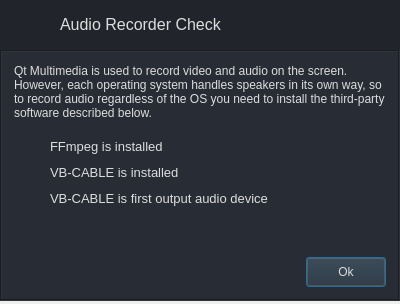
<?xml version="1.0" encoding="UTF-8"?>
<ui version="4.0">
 <class>audio_recording_checker_dialog</class>
 <widget class="QDialog" name="audio_recording_checker_dialog">
  <property name="geometry">
   <rect>
    <x>0</x>
    <y>0</y>
    <width>400</width>
    <height>304</height>
   </rect>
  </property>
  <property name="minimumSize">
   <size>
    <width>400</width>
    <height>0</height>
   </size>
  </property>
  <property name="maximumSize">
   <size>
    <width>16777215</width>
    <height>16777215</height>
   </size>
  </property>
  <property name="windowTitle">
   <string>FIT Audio Recorder Checker</string>
  </property>
  <property name="styleSheet">
   <string notr="true">QWidget{
	color: rgb(221, 221, 221);
}

/* Content App */
#content_top_bg{	
	background-color: rgb(33, 37, 43);
}

/* Top Buttons */
#right_buttons .QPushButton { background-color: rgba(255, 255, 255, 0); border: none;  border-radius: 5px; }
#right_buttons .QPushButton:hover { background-color: rgb(44, 49, 57); border-style: solid; border-radius: 4px; }
#right_buttons .QPushButton:pressed { background-color: rgb(23, 26, 30); border-style: solid; border-radius: 4px; }

/* CheckBox */
QCheckBox::indicator {
    border: 3px solid rgb(52, 59, 72);
	width: 15px;
	height: 15px;
	border-radius: 10px;
    background: rgb(44, 49, 60);
    margin:0px 3px 0px 3px;
}
QCheckBox::indicator:hover {
    border: 3px solid rgb(58, 66, 81);
}
QCheckBox::indicator:checked {
    background: 3px solid rgb(52, 59, 72);
	border: 3px solid rgb(52, 59, 72);	
	background-image: url(:/icons/cil-check-alt.png);
}

QCheckBox::disabled {color: rgba(255, 255, 255, 10%) }
</string>
  </property>
  <widget class="QFrame" name="content_box">
   <property name="geometry">
    <rect>
     <x>0</x>
     <y>50</y>
     <width>400</width>
     <height>251</height>
    </rect>
   </property>
   <property name="minimumSize">
    <size>
     <width>400</width>
     <height>0</height>
    </size>
   </property>
   <property name="styleSheet">
    <string notr="true">background-color: rgb(40, 44, 52);</string>
   </property>
   <property name="frameShape">
    <enum>QFrame::Box</enum>
   </property>
   <property name="frameShadow">
    <enum>QFrame::Sunken</enum>
   </property>
   <layout class="QVBoxLayout" name="content_box_layout">
    <property name="leftMargin">
     <number>12</number>
    </property>
    <property name="topMargin">
     <number>12</number>
    </property>
    <property name="rightMargin">
     <number>12</number>
    </property>
    <property name="bottomMargin">
     <number>12</number>
    </property>
    <item>
     <widget class="QLabel" name="disclaimer">
      <property name="text">
       <string>Qt Multimedia is used to record video and audio on the screen. However, each operating system handles speakers in its own way, so to record audio regardless of the OS you need to install the third-party software described below.</string>
      </property>
      <property name="wordWrap">
       <bool>true</bool>
      </property>
     </widget>
    </item>
    <item>
     <spacer name="verticalSpacer">
      <property name="orientation">
       <enum>Qt::Vertical</enum>
      </property>
      <property name="sizeHint" stdset="0">
       <size>
        <width>20</width>
        <height>10</height>
       </size>
      </property>
     </spacer>
    </item>
    <item>
     <layout class="QHBoxLayout" name="ffmpeg_box">
      <property name="rightMargin">
       <number>0</number>
      </property>
      <property name="bottomMargin">
       <number>0</number>
      </property>
      <item>
       <widget class="QLabel" name="ffmpeg_installed_img">
        <property name="minimumSize">
         <size>
          <width>20</width>
          <height>20</height>
         </size>
        </property>
        <property name="maximumSize">
         <size>
          <width>20</width>
          <height>20</height>
         </size>
        </property>
        <property name="text">
         <string/>
        </property>
        <property name="pixmap">
         <pixmap resource="resources.qrc">:/icons/icons/green-mark.png</pixmap>
        </property>
       </widget>
      </item>
      <item>
       <layout class="QVBoxLayout" name="ffmpeg_text_box">
        <property name="leftMargin">
         <number>10</number>
        </property>
        <property name="bottomMargin">
         <number>0</number>
        </property>
        <item>
         <widget class="QLabel" name="ffmpeg_installed_msg">
          <property name="styleSheet">
           <string notr="true">font-size: 13px;</string>
          </property>
          <property name="text">
           <string>FFmpeg is installed</string>
          </property>
          <property name="alignment">
           <set>Qt::AlignLeading|Qt::AlignLeft|Qt::AlignTop</set>
          </property>
          <property name="wordWrap">
           <bool>true</bool>
          </property>
         </widget>
        </item>
       </layout>
      </item>
     </layout>
    </item>
    <item>
     <layout class="QHBoxLayout" name="vb_cable_box_installed">
      <property name="rightMargin">
       <number>0</number>
      </property>
      <property name="bottomMargin">
       <number>0</number>
      </property>
      <item>
       <widget class="QLabel" name="vb_cable_installed_img">
        <property name="minimumSize">
         <size>
          <width>20</width>
          <height>20</height>
         </size>
        </property>
        <property name="maximumSize">
         <size>
          <width>20</width>
          <height>20</height>
         </size>
        </property>
        <property name="text">
         <string/>
        </property>
        <property name="pixmap">
         <pixmap resource="resources.qrc">:/icons/icons/green-mark.png</pixmap>
        </property>
       </widget>
      </item>
      <item>
       <layout class="QVBoxLayout" name="vb_cable_text_box">
        <property name="leftMargin">
         <number>10</number>
        </property>
        <property name="bottomMargin">
         <number>0</number>
        </property>
        <item>
         <widget class="QLabel" name="vb_cable_installed_msg">
          <property name="styleSheet">
           <string notr="true">font-size: 13px;</string>
          </property>
          <property name="text">
           <string>VB-CABLE is installed</string>
          </property>
          <property name="alignment">
           <set>Qt::AlignLeading|Qt::AlignLeft|Qt::AlignTop</set>
          </property>
          <property name="wordWrap">
           <bool>true</bool>
          </property>
         </widget>
        </item>
       </layout>
      </item>
     </layout>
    </item>
    <item>
     <widget class="QFrame" name="vb_cable_box_first_output_audio_device">
      <layout class="QHBoxLayout" name="vb_cable_box_first_output_audio_device_layout">
       <property name="leftMargin">
        <number>0</number>
       </property>
       <property name="topMargin">
        <number>0</number>
       </property>
       <property name="rightMargin">
        <number>0</number>
       </property>
       <property name="bottomMargin">
        <number>0</number>
       </property>
       <item>
        <widget class="QLabel" name="vb_cable_first_output_audio_device_img">
         <property name="minimumSize">
          <size>
           <width>20</width>
           <height>20</height>
          </size>
         </property>
         <property name="maximumSize">
          <size>
           <width>20</width>
           <height>20</height>
          </size>
         </property>
         <property name="text">
          <string/>
         </property>
         <property name="pixmap">
          <pixmap resource="resources.qrc">:/icons/icons/green-mark.png</pixmap>
         </property>
        </widget>
       </item>
       <item>
        <layout class="QVBoxLayout" name="vb_cable_text_box_first_output_audio_device">
         <property name="leftMargin">
          <number>10</number>
         </property>
         <property name="bottomMargin">
          <number>0</number>
         </property>
         <item>
          <widget class="QLabel" name="vb_cable_first_output_audio_device_msg">
           <property name="styleSheet">
            <string notr="true">font-size: 13px;</string>
           </property>
           <property name="text">
            <string>VB-CABLE is first output audio device</string>
           </property>
           <property name="alignment">
            <set>Qt::AlignLeading|Qt::AlignLeft|Qt::AlignTop</set>
           </property>
           <property name="wordWrap">
            <bool>true</bool>
           </property>
          </widget>
         </item>
        </layout>
       </item>
      </layout>
     </widget>
    </item>
    <item>
     <spacer name="vertical_spacer">
      <property name="orientation">
       <enum>Qt::Vertical</enum>
      </property>
      <property name="sizeHint" stdset="0">
       <size>
        <width>20</width>
        <height>40</height>
       </size>
      </property>
     </spacer>
    </item>
    <item>
     <widget class="QFrame" name="navigation_buttons">
      <property name="maximumSize">
       <size>
        <width>16777215</width>
        <height>40</height>
       </size>
      </property>
      <layout class="QHBoxLayout" name="horizontalLayout_6">
       <property name="leftMargin">
        <number>0</number>
       </property>
       <property name="topMargin">
        <number>0</number>
       </property>
       <property name="rightMargin">
        <number>0</number>
       </property>
       <property name="bottomMargin">
        <number>0</number>
       </property>
       <item>
        <layout class="QHBoxLayout" name="guide_link">
         <property name="bottomMargin">
          <number>0</number>
         </property>
        </layout>
       </item>
       <item>
        <spacer name="left_spacer">
         <property name="orientation">
          <enum>Qt::Horizontal</enum>
         </property>
         <property name="sizeHint" stdset="0">
          <size>
           <width>40</width>
           <height>20</height>
          </size>
         </property>
        </spacer>
       </item>
       <item>
        <widget class="QPushButton" name="ok_button">
         <property name="enabled">
          <bool>true</bool>
         </property>
         <property name="minimumSize">
          <size>
           <width>80</width>
           <height>30</height>
          </size>
         </property>
         <property name="cursor">
          <cursorShape>PointingHandCursor</cursorShape>
         </property>
         <property name="layoutDirection">
          <enum>Qt::LeftToRight</enum>
         </property>
         <property name="styleSheet">
          <string notr="true">:disabled {background-color: rgb(52, 59, 72); color: rgba(255, 255, 255, 10%) }</string>
         </property>
         <property name="text">
          <string>Ok</string>
         </property>
        </widget>
       </item>
      </layout>
     </widget>
    </item>
   </layout>
  </widget>
  <widget class="QFrame" name="content_top_bg">
   <property name="geometry">
    <rect>
     <x>0</x>
     <y>0</y>
     <width>400</width>
     <height>50</height>
    </rect>
   </property>
   <property name="minimumSize">
    <size>
     <width>400</width>
     <height>50</height>
    </size>
   </property>
   <property name="maximumSize">
    <size>
     <width>16777215</width>
     <height>50</height>
    </size>
   </property>
   <property name="frameShape">
    <enum>QFrame::NoFrame</enum>
   </property>
   <property name="frameShadow">
    <enum>QFrame::Raised</enum>
   </property>
   <layout class="QHBoxLayout" name="horizontalLayout">
    <property name="spacing">
     <number>0</number>
    </property>
    <property name="leftMargin">
     <number>0</number>
    </property>
    <property name="topMargin">
     <number>0</number>
    </property>
    <property name="rightMargin">
     <number>10</number>
    </property>
    <property name="bottomMargin">
     <number>0</number>
    </property>
    <item>
     <widget class="QFrame" name="left_box">
      <property name="sizePolicy">
       <sizepolicy hsizetype="Expanding" vsizetype="Preferred">
        <horstretch>0</horstretch>
        <verstretch>0</verstretch>
       </sizepolicy>
      </property>
      <property name="frameShape">
       <enum>QFrame::NoFrame</enum>
      </property>
      <property name="frameShadow">
       <enum>QFrame::Raised</enum>
      </property>
      <layout class="QHBoxLayout" name="horizontalLayout_3">
       <property name="spacing">
        <number>0</number>
       </property>
       <property name="leftMargin">
        <number>0</number>
       </property>
       <property name="topMargin">
        <number>0</number>
       </property>
       <property name="rightMargin">
        <number>0</number>
       </property>
       <property name="bottomMargin">
        <number>0</number>
       </property>
       <item>
        <widget class="QFrame" name="logo_container">
         <property name="minimumSize">
          <size>
           <width>60</width>
           <height>0</height>
          </size>
         </property>
         <property name="maximumSize">
          <size>
           <width>60</width>
           <height>16777215</height>
          </size>
         </property>
         <layout class="QHBoxLayout" name="horizontalLayout_8">
          <property name="leftMargin">
           <number>0</number>
          </property>
          <property name="topMargin">
           <number>0</number>
          </property>
          <property name="rightMargin">
           <number>0</number>
          </property>
          <property name="bottomMargin">
           <number>0</number>
          </property>
          <item>
           <widget class="QLabel" name="top_logo">
            <property name="minimumSize">
             <size>
              <width>42</width>
              <height>42</height>
             </size>
            </property>
            <property name="maximumSize">
             <size>
              <width>42</width>
              <height>42</height>
             </size>
            </property>
            <property name="text">
             <string/>
            </property>
            <property name="pixmap">
             <pixmap resource="resources.qrc">:/images/images/logo-42x42.png</pixmap>
            </property>
           </widget>
          </item>
         </layout>
        </widget>
       </item>
       <item>
        <widget class="QLabel" name="title_right_info">
         <property name="sizePolicy">
          <sizepolicy hsizetype="Preferred" vsizetype="Expanding">
           <horstretch>0</horstretch>
           <verstretch>0</verstretch>
          </sizepolicy>
         </property>
         <property name="maximumSize">
          <size>
           <width>16777215</width>
           <height>45</height>
          </size>
         </property>
         <property name="styleSheet">
          <string notr="true">font: 12pt;</string>
         </property>
         <property name="text">
          <string>Audio Recorder Check</string>
         </property>
         <property name="alignment">
          <set>Qt::AlignLeading|Qt::AlignLeft|Qt::AlignVCenter</set>
         </property>
        </widget>
       </item>
      </layout>
     </widget>
    </item>
    <item alignment="Qt::AlignRight">
     <widget class="QFrame" name="right_buttons">
      <property name="minimumSize">
       <size>
        <width>0</width>
        <height>28</height>
       </size>
      </property>
      <property name="frameShape">
       <enum>QFrame::NoFrame</enum>
      </property>
      <property name="frameShadow">
       <enum>QFrame::Raised</enum>
      </property>
      <layout class="QHBoxLayout" name="horizontalLayout_2">
       <property name="spacing">
        <number>5</number>
       </property>
       <property name="leftMargin">
        <number>0</number>
       </property>
       <property name="topMargin">
        <number>0</number>
       </property>
       <property name="rightMargin">
        <number>0</number>
       </property>
       <property name="bottomMargin">
        <number>0</number>
       </property>
      </layout>
     </widget>
    </item>
   </layout>
  </widget>
 </widget>
 <resources>
  <include location="resources.qrc"/>
 </resources>
 <connections/>
</ui>
